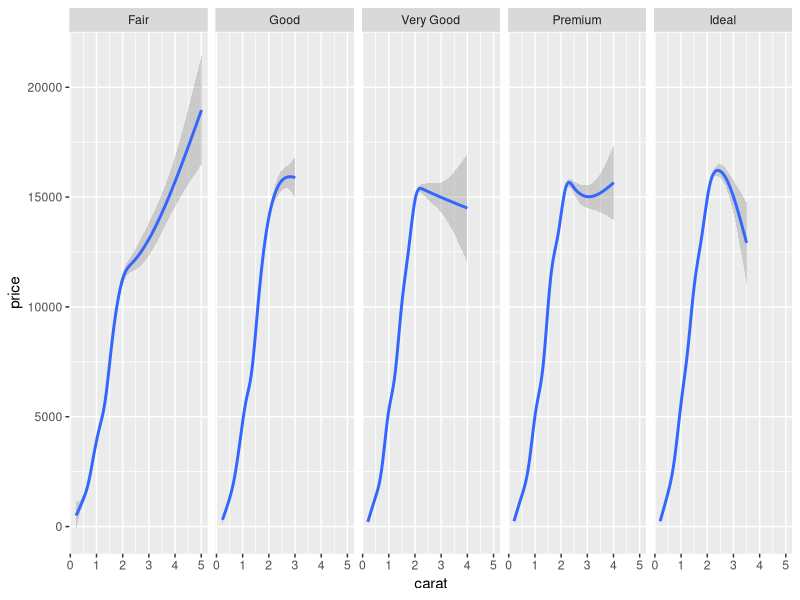
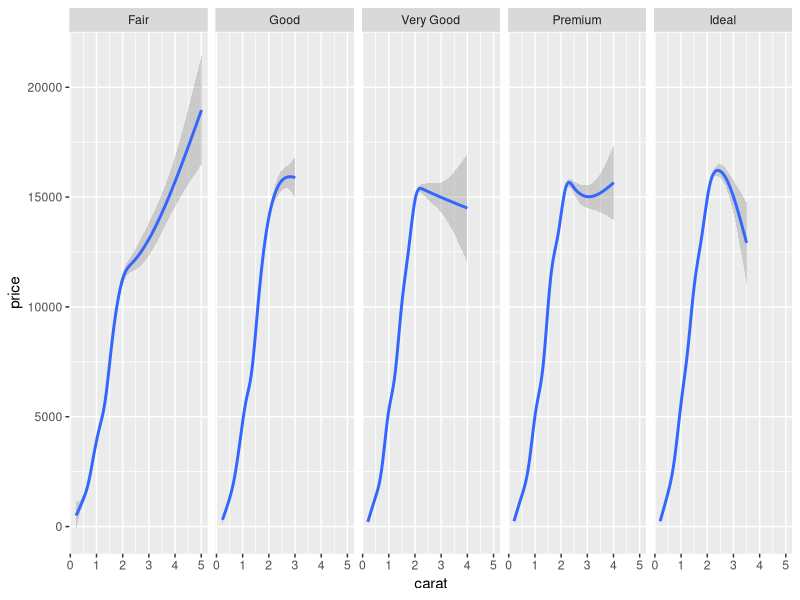

The R script that drew these images, in order:
## ---- chunk 1
knitr::opts_chunk$set(echo = FALSE)

# Learn more about creating blogs with Distill at:
# https://rstudio.github.io/distill/blog.html

library(tidyverse)


## ---- chunk 2
#sometimes putting an inital R chunk, even an empty one, can help with formatting of text at the top
## ---- chunk 3
ggplot(diamonds, aes(carat, price)) + geom_smooth() +
  facet_grid(~ cut)
## ---- chunk 4
ggplot(diamonds, aes(carat, price)) + geom_smooth() +
  facet_grid(~ cut)
